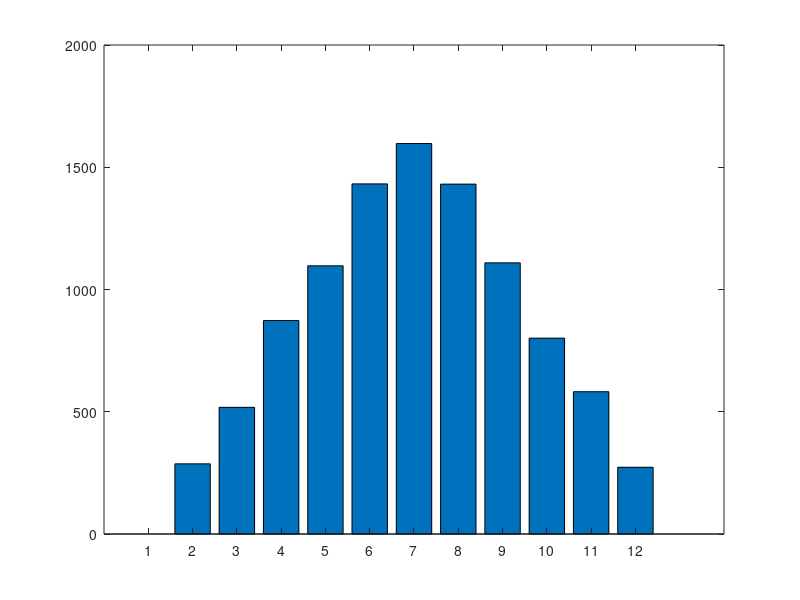

Recreate this plot in MATLAB.
%% Dice Simulation
% Simulates 2 dices
N = 10000;
factor = zeros(1,N);
result = zeros(1,12);

for j = 1:N
  factor(j) = factorial(j);
  dice = randi(6);
  dice = dice + randi(6);
  result(dice) = result(dice) + 1;  
end

bar(result,'DisplayName', '2 Dice Simulation'); figure(gcf);

%% Choice change simulation
% Simulates choice
firstchoice = 0;
success = 0;
N = 1000;
T = 10000;

for j = 1:T    
    boxes = zeros(1,N); %initiate boxes
    prize = randi(N);   
    boxes(prize) = 1;   %set the prize in a random box

    choice = randi(N);  %choose the box

    if (boxes(choice) == 1) 
        firstchoice = firstchoice + 1;  %the first guess is correct
    end
end  % end of simulation without switching

for j = 1:T
    boxes = zeros(1,N); %initiate boxes
    prize = randi(N);   
    boxes(prize) = 1;   %set the prize in a random box

    choice = randi(N);  %choose the box
    
    if (choice ~= prize)  %if the box without prize is chosen, new boxes are 
                          % the one with the prize and the chosen one  
        random_choice = prize;                  
       
    else        % if the box with the prize is chosen
                %first, choose another random box that has no prize
        random_choice = randi(N); 
        while (random_choice == prize)
            random_choice = randi(N);
        end
       %now new boxes are the box with the prize and random box without prize         
    end
       boxes2 = [boxes(choice),boxes(random_choice)]; 
        %initial choice is first one
    
    
    if (boxes2(2) == 1)  %switch choice to the second
        success = success+1;
    end
    
end
f1sr = firstchoice/T*100;
f2sr = success/T *100;

f1sr
f2sr


%% Simple choice simulation
% Simulates simple choice

boxes = [0,1];
success = 0;

for j = 1:10000
    if (boxes(randi(2)) == 1) 
        success = success + 1;
    end
end

fssr = success /j *100;
fssr
